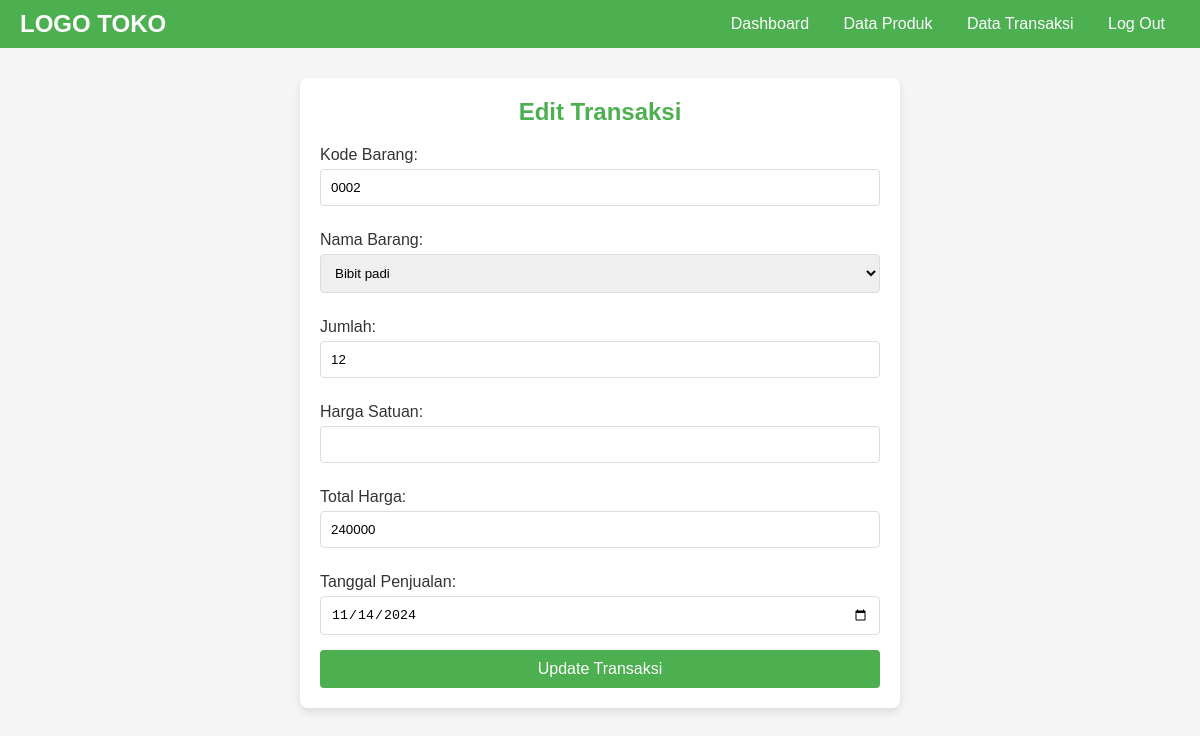
Screenshot of /tani_maju/edit_transaksi.php?id=8 (signed in) with the database file from the repository.
### tables this page shows
CREATE TABLE `transaksi_penjualan` (
  `id_transaksi` int(11) NOT NULL,
  `kode_barang` varchar(50) DEFAULT NULL,
  `nama_barang` varchar(100) NOT NULL,
  `jumlah` int(11) NOT NULL,
  `harga_satuan` varchar(10) NOT NULL,
  `total_harga` varchar(10) NOT NULL,
  `tanggal_penjualan` date NOT NULL
);

CREATE TABLE `produk` (
  `id_produk` int(11) NOT NULL,
  `kode_barang` varchar(50) NOT NULL,
  `nama_barang` varchar(100) NOT NULL,
  `harga_satuan` decimal(10,2) NOT NULL,
  `stok` int(11) NOT NULL
);

### tani_maju/edit_transaksi.php (the view, shortened to what this page needs)
<?php
include 'koneksi.php';
$id = $_GET['id'];
$transaksiResult = $koneksi->prepare("SELECT * FROM Transaksi_Penjualan WHERE id_transaksi = ?");
$transaksiResult->bind_param("i", $id);
$transaksiResult->execute();
$transaksi = $transaksiResult->get_result()->fetch_assoc();
$produkResult = $koneksi->query("SELECT kode_barang, nama_barang, harga_satuan FROM Produk");
$produkData = [];
while ($row = $produkResult->fetch_assoc()) {
    $produkData[] = $row;
}
?>
<!DOCTYPE html>
<html lang="en">
<head>
</head>
<body>
<div class="navbar">
    <div class="logo">LOGO TOKO</div>
    <nav>
        <a href="kasir_dashboard.php">Dashboard</a>
        <a href="data_produk.php">Data Produk</a>
        <a href="data_transaksi.php">Data Transaksi</a>
        <a href="logout.php">Log Out</a>
    </nav>
</div>
<div class="content">
    <h2>Edit Transaksi</h2>
    <form action="" method="POST">
        <label for="kode_barang">Kode Barang:</label>
        <input type="text" id="kode_barang" name="kode_barang" value="<?php echo $transaksi['kode_barang']; ?>" readonly>
        <label for="nama_barang">Nama Barang:</label>
        <select id="nama_barang" required>
            <?php foreach ($produkData as $produk): ?>
                <option value="<?php echo $produk['kode_barang']; ?>"
                        data-harga="<?php echo $produk['harga_satuan']; ?>"
                        data-nama="<?php echo $produk['nama_barang']; ?>"
                    <?php echo $produk['kode_barang'] === $transaksi['kode_barang'] ? 'selected' : ''; ?>>
                    <?php echo $produk['nama_barang']; ?>
                </option>
            <?php endforeach; ?>
        </select>
        <label for="jumlah">Jumlah:</label>
        <input type="number" id="jumlah" name="jumlah" value="<?php echo $transaksi['jumlah']; ?>" required>
        <label for="harga_satuan">Harga Satuan:</label>
        <input type="number" id="harga_satuan" name="harga_satuan" value="<?php echo $transaksi['harga_satuan']; ?>" readonly>
        <label for="total_harga">Total Harga:</label>
        <input type="number" id="total_harga" name="total_harga" value="<?php echo $transaksi['total_harga']; ?>" readonly>
        <label for="tanggal_penjualan">Tanggal Penjualan:</label>
        <input type="date" id="tanggal_penjualan" name="tanggal_penjualan" value="<?php echo $transaksi['tanggal_penjualan']; ?>" required>
        <button type="submit">Update Transaksi</button>
    </form>
</div>
</body>
</html>

### tani_maju/edit_transaksi.php (style rules this page uses)
* { margin: 0; padding: 0; box-sizing: border-box; }
body { font-family: Arial, sans-serif; background-color: #f5f5f5; display: flex; flex-direction: column; align-items: center; }
.navbar { display: flex; justify-content: space-between; align-items: center; width: 100%; padding: 10px 20px; background-color: #4CAF50; color: #fff; }
.navbar .logo { font-weight: bold; font-size: 24px; }
.navbar nav a { color: white; margin: 0 15px; text-decoration: none; font-size: 16px; }
.content { width: 80%; max-width: 600px; margin-top: 30px; padding: 20px; background-color: #fff; box-shadow: 0 4px 8px rgba(0, 0, 0, 0.1); border-radius: 8px; text-align: center; }
h2 { color: #4CAF50; margin-bottom: 20px; }
label { display: block; margin-top: 10px; text-align: left; color: #333; }
input[type="number"], input[type="text"], select, input[type="date"] { width: 100%; padding: 10px; margin: 5px 0 15px 0; border: 1px solid #ddd; border-radius: 4px; }
button { background-color: #4CAF50; color: white; padding: 10px 20px; border: none; border-radius: 4px; cursor: pointer; width: 100%; font-size: 16px; }

### rows the page displays
transaksi_penjualan: kode_barang "0002", kode_barang.nama_barang "Bibit padi", jumlah "12", total_harga "240000", tanggal_penjualan "11/14/2024"
